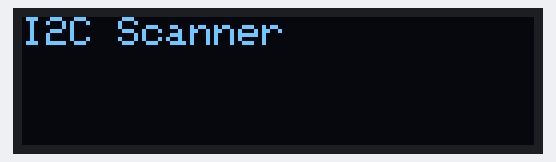
Bench run of a sketch on a simulated Arduino Uno, built with avr-gcc and run on an emulated ATmega328P. Shown: 128×32 one-colour display. What the sketch prints to the serial monitor is not drawn.

Above: at 1.1 s.
At 2.1 s:
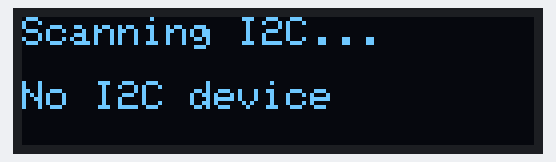

The sketch:

i2c_checker.ino
```cpp
#include <Wire.h>
#include <Adafruit_GFX.h>
#include <Adafruit_SSD1306.h>

// OLED display width and height (for 0.91" OLED, usually 128x32)
#define SCREEN_WIDTH 128
#define SCREEN_HEIGHT 32
#define OLED_RESET    -1   // Reset pin (not used on Wemos D1 mini)

// OLED I2C address (ignore this in scan results)
#define OLED_ADDR 0x3C

// Create display object
Adafruit_SSD1306 display(SCREEN_WIDTH, SCREEN_HEIGHT, &Wire, OLED_RESET);

void setup() {
  Serial.begin(115200);
  Wire.begin();  // SDA = D2 (GPIO4), SCL = D1 (GPIO5) on Wemos D1 mini

  // Initialize OLED
  if (!display.begin(SSD1306_SWITCHCAPVCC, OLED_ADDR)) {
    Serial.println(F("SSD1306 allocation failed"));
    for (;;);
  }

  display.clearDisplay();
  display.setTextSize(1);
  display.setTextColor(SSD1306_WHITE);

  delay(1000);
  display.clearDisplay();
  display.setCursor(0, 0);
  display.println(F("I2C Scanner"));
  display.display();

  delay(1000);
}

void loop() {
  byte error, address;
  int nDevices = 0;

  display.clearDisplay();
  display.setCursor(0, 0);
  display.println(F("Scanning I2C..."));

  for (address = 1; address < 127; address++) {
    if (address == OLED_ADDR) continue;  // Skip OLED

    Wire.beginTransmission(address);
    error = Wire.endTransmission();

    if (error == 0) {
      Serial.print(F("I2C device found at 0x"));
      if (address < 16) Serial.print("0");
      Serial.println(address, HEX);

      display.setCursor(0, 16);
      display.print(F("Found: 0x"));
      if (address < 16) display.print("0");
      display.println(address, HEX);
      nDevices++;
    }
  }

  if (nDevices == 0) {
    Serial.println(F("No I2C devices found"));
    display.setCursor(0, 16);
    display.println(F("No I2C device"));
  }

  display.display();
  delay(2000); // Wait before rescanning
}
```

Measured:
- what the display in image 0 shows lasts 1.1 s, from 1.0 s to 2.1 s
